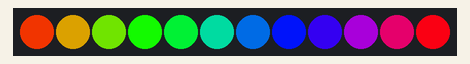
Bench run of a sketch on a simulated Arduino Mega 2560, built with avr-gcc and run on an emulated ATmega2560. On the bench: 12 RGB LEDs in strip order, left to right. Random numbers use the default seed unless the sketch sets one.

Above: at 0.4 s.
At 8.2 s:
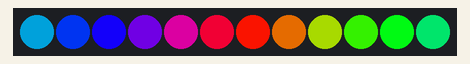
At 13.3 s:
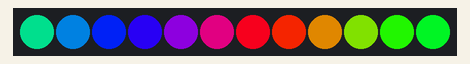
At 17.4 s:
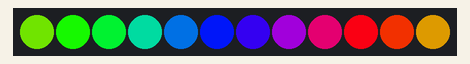
At 19.9 s:
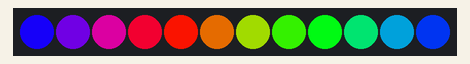
At 26.9 s:
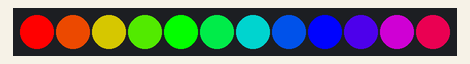

The sketch:

mask.ino
```cpp
#include <Adafruit_NeoPixel.h>
#include <Arduino.h>

#define PIN        23  // NeoPixel data pin
#define NUMPIXELS  12  // Number of NeoPixels in your strip

Adafruit_NeoPixel strip = Adafruit_NeoPixel(NUMPIXELS, PIN, NEO_GRB + NEO_KHZ800);

void setup() {
  strip.begin();
  strip.show(); // Initialize all pixels to 'off'

  Serial.begin(9600);

  // if analog input pin 0 is unconnected, random analog
  // noise will cause the call to randomSeed() to generate
  // different seed numbers each time the sketch runs.
  // randomSeed() will then shuffle the random function.
  randomSeed(analogRead(0));

  int mode = random(0,1); // Generates either 0 or 1

  if (mode == 0) {
    rainbowCycle(20);
  } else {
    staticRed();
  }
}

void loop() {
  // No loop content. The chosen mode runs once on setup and then stays static.
}

void rainbowCycle(uint8_t wait) {
  uint16_t i, j;

  for (j = 0; j < 256 * 5; j++) { // 5 cycles of all colors on wheel
    for (i = 0; i < strip.numPixels(); i++) {
      strip.setPixelColor(i, Wheel(((i * 256 / strip.numPixels()) + j) & 255));
    }
    strip.show();
    delay(wait);
  }
}

void staticRed() {
  for (int i = 0; i < strip.numPixels(); i++) {
    strip.setPixelColor(i, strip.Color(255, 0, 0)); // Full red, no green or blue
  }
  strip.show();
}

uint32_t Wheel(byte WheelPos) {
  WheelPos = 255 - WheelPos;
  if (WheelPos < 85) {
    return strip.Color(255 - WheelPos * 3, 0, WheelPos * 3);
  }
  if (WheelPos < 170) {
    WheelPos -= 85;
    return strip.Color(0, WheelPos * 3, 255 - WheelPos * 3);
  }
  WheelPos -= 170;
  return strip.Color(WheelPos * 3, 255 - WheelPos * 3, 0);
}

// select a random intensity
uint8_t get_random_pixel_intensity(){
    return((uint8_t)random(0,255));
}
```
